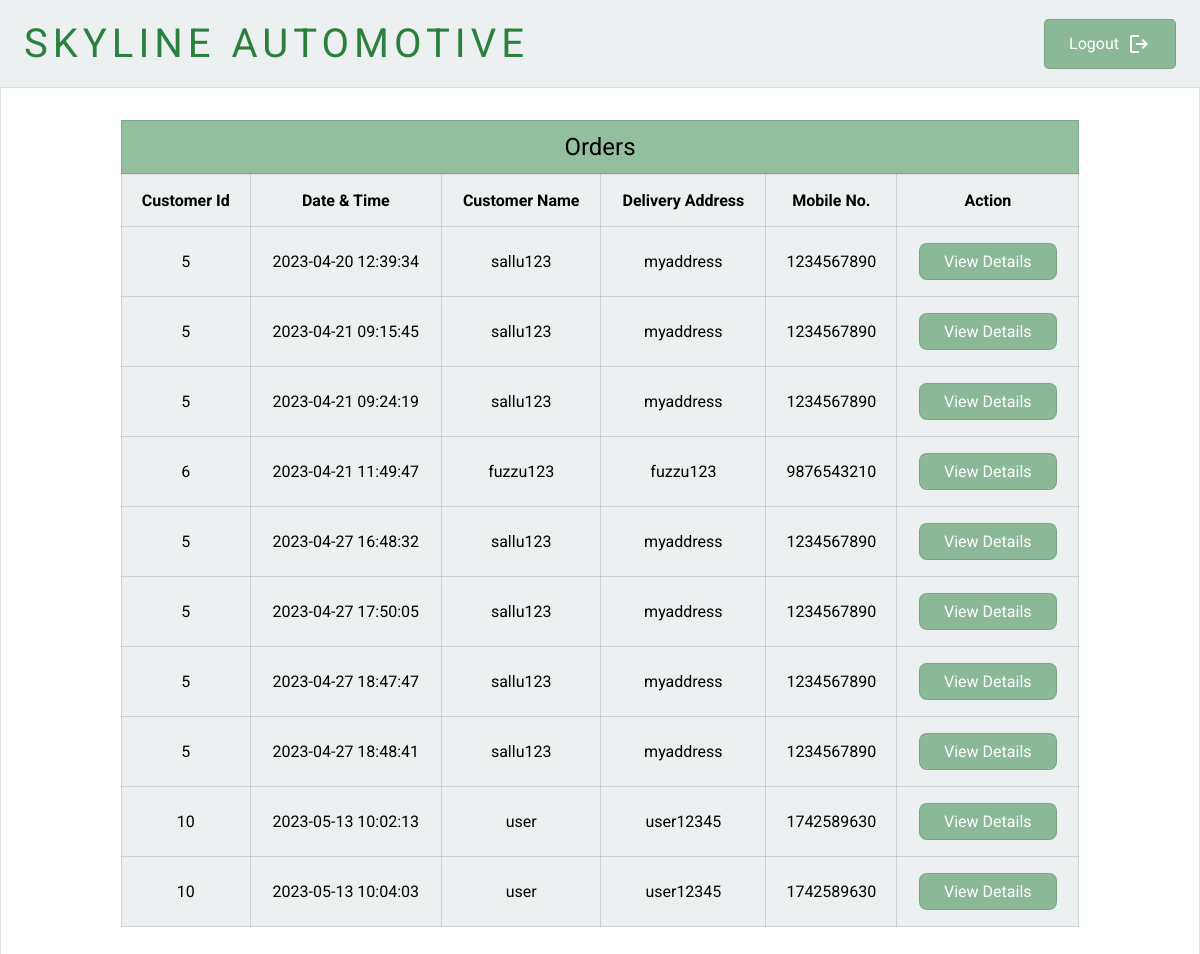
Screenshot of /admin/all-orders.php (signed in) with the database file from the repository.
### tables this page shows
CREATE TABLE `users` (
  `id` int(11) NOT NULL,
  `username` varchar(255) NOT NULL,
  `password` varchar(255) NOT NULL,
  `email` varchar(255) NOT NULL,
  `mobile` varchar(10) NOT NULL,
  `address` text NOT NULL,
  `gender` varchar(6) NOT NULL
);

### db/dbconnect.php (called while the page is built, shortened)
<?php
    try{
        $pdo = new PDO(DB_DSN, DB_USER, DB_PASS);
        $pdo->setAttribute(PDO::ATTR_DEFAULT_FETCH_MODE, PDO::FETCH_OBJ);
        $get_customers = $pdo->query("SELECT DISTINCT(sales.timestamp) AS timestamp, users.id AS id, users.username AS name, users.address AS address, users.mobile AS mobile FROM sales INNER JOIN users ON sales.user_id = users.id;");
        $customers = $get_customers->fetchAll();
    }catch(PDOException $e){
        die("<script>alert('Cannot connect to database');</script>");
    }
?>

### admin/all-orders.php (the view, shortened to what this page needs)
<?php
    require('../db/dbconnect.php');
?>
<!DOCTYPE html>
<html lang="en">
<head>
    <?php require('../inc/globals.php'); ?>
    <link rel="stylesheet" href="css/company-header.css">
    <link rel="stylesheet" href="css/view-sale.css">
    <link rel="stylesheet" href="css/business-summary.css">
    <link rel="stylesheet" href="css/all-orders.css">
</head>
<body>
    <?php require('header.php'); ?>
    <?php if(isset($customers)  && count($customers) > 0): ?>
        <div class="business-summary">
            <table class="summary__table">
                <thead>
                    <caption>Orders</caption>
                    <tr>
                        <th>Customer Id</th>
                        <th>Date & Time</th>
                        <th>Customer Name</th>
                        <th>Delivery Address</th>
                        <th>Mobile No.</th>
                        <th>Action</th>
                    </tr>
                </thead>
                <tbody>
                    <?php foreach($customers as $customer): ?>
                        <tr>
                            <td><?= $customer->id; ?></td>
                            <td><?= $customer->timestamp; ?></td>
                            <td><?= $customer->name; ?></td>
                            <td><?= $customer->address; ?></td>
                            <td><?= $customer->mobile; ?></td>
                            <td>
                                <form class="action-btn" action="admin/view-customer.php" method="POST">
                                    <input type="submit" value="View Details" name='submit'>
                                </form>
                            </td>
                        </tr>
                    <?php endforeach; ?>
                </tbody>
            </table>
        </div>
    <?php endif; ?>
</body>
</html>

### css/style.css (style rules this page uses)
*, *::before, *::after { padding: 0; margin: 0; box-sizing: border-box; font-family: 'Roboto', sans-serif; }
:root { --light-clr: 236 240 241; --dark-clr: 39 41 49; --primary-clr: 43 128 62; --light-bg: rgb(var(--primary-clr) / .4); --fs-sm: 1rem; --fs-md: 1.5rem; --fs-md-2: 2.5rem; --fs-lr: 3.75rem; --fs-title: 5.6rem; --btn-dark-bg: rgb(var(--primary-clr) / .5); --btn-light-bg: rgb(var(--primary-clr) / .1); --success-bg: rgb(92 184 92 / .3); --success-clr: green; --danger-bg: rgb(217 83 79 / .3);; --danger-clr: brown;; }

### css/view-sale.css (style rules this page uses)
th, td { text-align: center; padding: 1rem; background-color: rgb(var(--light-clr)); }

### css/business-summary.css (style rules this page uses)
.business-summary { width: 100vw; min-height: 80vh; border: 1px solid rgb(0 0 0 / .12); }
.summary__table { margin: 2rem auto; border-collapse: collapse; max-height: 80%; min-width: 80%; }
.summary__table * { border: 1px solid rgb(0 0 0 / .12); }
.summary__table caption { font-size: var(--fs-md); padding: .5em; background-color: rgb(var(--primary-clr) / .5); }
th, td { text-align: center; padding: 1rem; background-color: rgb(var(--light-clr)); }

### css/all-orders.css (style rules this page uses)
.action-btn { border: none; }
.action-btn input { font-size: var(--fs-sm); padding: .5em 1.5em; border-radius: 8px; background-color: var(--btn-dark-bg); color: white; }

### rows the page displays
users: id "5", timestamp "2023-04-20 12:39:34", username "sallu123", address "myaddress", mobile "1234567890", timestamp "2023-04-21 09:15:45", timestamp "2023-04-21 09:24:19", timestamp "2023-04-27 16:48:32", timestamp "2023-04-27 17:50:05", timestamp "2023-04-27 18:47:47", timestamp "2023-04-27 18:48:41"
users: id "6", timestamp "2023-04-21 11:49:47", username "fuzzu123", address "fuzzu123", mobile "9876543210"
users: id "10", timestamp "2023-05-13 10:02:13", username "user", address "user12345", mobile "1742589630", timestamp "2023-05-13 10:04:03"
